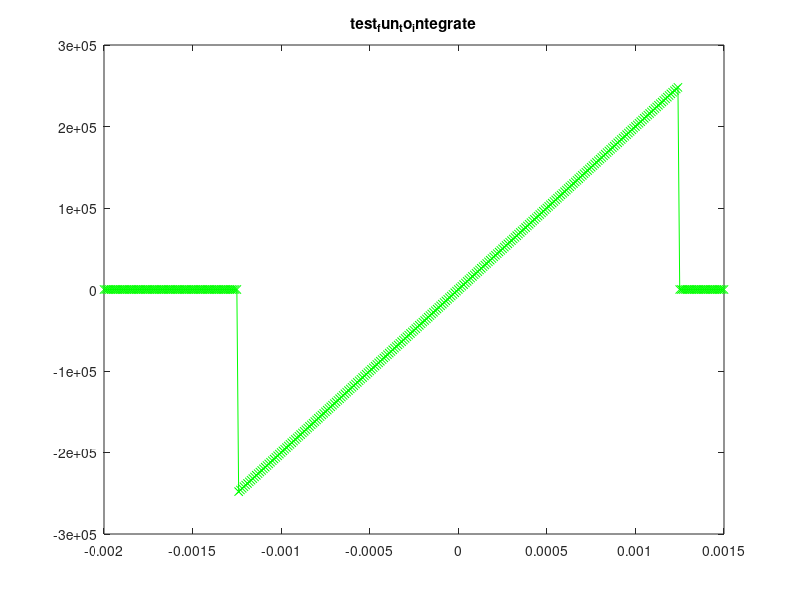

The MATLAB source for this figure: (Note: this script raises an error after producing the figure.)
% ========================================================================================
% ========================================================================================
function resultBoolean = gaussIntegrationTest()

  plots_boolean = true ;
close all
  point_nums_to_test = [ 1:10 12 14 16 28  ] ;
%  point_nums_to_test = [ 1:10    ]
  int_values = zeros( size(point_nums_to_test) ) ;

  a = -2e-3 ;  b =  1.5e-3 ;
  %analyInt = -50*.5 + -50*1*.5 + 100*.5*.5 + 100*.5  ;
  %~ analyInt = 20 * ( b^5/5 - a^5/5 )  ;
  analyInt = 0  ;

  xs = a:1e-5:b;
  ys = 0;
  for i=1:length(xs)
    ys(i) = test_fun_to_integrate(xs(i));
  end

  if plots_boolean
    figure
    plot( xs, ys, 'g-x' )
    title('test_fun_to_integrate')
  end

  for j=1:length( point_nums_to_test)
    [xIntPoints, wIntPoints] = GaussPointsAndWeights ( point_nums_to_test(j) ) ;

    for k=1:length(xIntPoints)
      int_values(j) = int_values(j) + ...
                      wIntPoints(k) * test_fun_to_integrate( (b-a)/2 * xIntPoints(k) + (a+b)/2 ) * ( (b-a) /2 ) ;
    end
  end
  
  if plots_boolean
%    numericalInt = quadl( 'test_fun_to_integrate', a, b )
    figure
    plot(point_nums_to_test, int_values,'b-x')
    hold on, grid on
    plot(point_nums_to_test, analyInt*ones(size(point_nums_to_test)),'r-o')
  end

  %~ resultBoolean = max( abs( int_values(3:end) - analyInt ) ) / abs( analyInt ) < 1e-8 ;
	
% ========================================================================================
% ========================================================================================
function ys = test_fun_to_integrate( xinput )
  %~ ys = 20 * xinput .^ 4 ;

	E 			= 200e6 ; % kN/m2 

	epsk = xinput ;
	
		sigmaY = 250e3 ;
		sigma_tr = abs( E*epsk ) ;
		epsY = sigmaY/E ;
		
		if abs(epsk) >= (epsY)
			K = 210e5 ;	
			%~ sigma = sigmaY*sign(epsk) + K * ( epsk - epsY*sign(epsk) ) ;
			sigma=0;
			dsigdeps = E*K / (E+K) ; 
		else
			sigma = sigma_tr * sign(epsk) ;
			dsigdeps = E ;
		end
	
	ys = sigma ;
